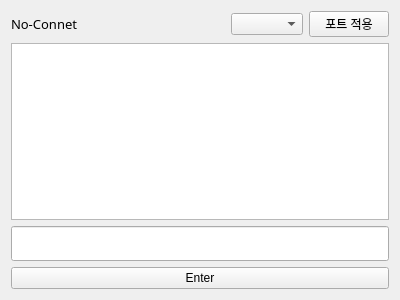
<?xml version="1.0" encoding="UTF-8"?>
<ui version="4.0">
 <class>MainWindow</class>
 <widget class="QMainWindow" name="MainWindow">
  <property name="geometry">
   <rect>
    <x>0</x>
    <y>0</y>
    <width>400</width>
    <height>300</height>
   </rect>
  </property>
  <property name="minimumSize">
   <size>
    <width>400</width>
    <height>300</height>
   </size>
  </property>
  <property name="maximumSize">
   <size>
    <width>400</width>
    <height>300</height>
   </size>
  </property>
  <property name="windowTitle">
   <string>MainWindow</string>
  </property>
  <widget class="QWidget" name="centralWidget">
   <layout class="QGridLayout" name="gridLayout">
    <item row="6" column="0">
     <widget class="QPushButton" name="pushButton">
      <property name="text">
       <string>Enter</string>
      </property>
     </widget>
    </item>
    <item row="4" column="0">
     <widget class="QTextBrowser" name="textBrowser"/>
    </item>
    <item row="2" column="0">
     <layout class="QHBoxLayout" name="SerialLayout">
      <item>
       <widget class="QLabel" name="Flag_label">
        <property name="font">
         <font>
          <family>KoPub돋움체 Light</family>
          <pointsize>10</pointsize>
         </font>
        </property>
        <property name="text">
         <string>No-Connet</string>
        </property>
       </widget>
      </item>
      <item>
       <spacer name="horizontalSpacer">
        <property name="orientation">
         <enum>Qt::Horizontal</enum>
        </property>
        <property name="sizeHint" stdset="0">
         <size>
          <width>70</width>
          <height>20</height>
         </size>
        </property>
       </spacer>
      </item>
      <item>
       <widget class="QComboBox" name="comboBox">
        <property name="maximumSize">
         <size>
          <width>80</width>
          <height>16777215</height>
         </size>
        </property>
       </widget>
      </item>
      <item>
       <widget class="QPushButton" name="serial_Button">
        <property name="maximumSize">
         <size>
          <width>80</width>
          <height>16777215</height>
         </size>
        </property>
        <property name="text">
         <string>포트 적용</string>
        </property>
       </widget>
      </item>
     </layout>
    </item>
    <item row="5" column="0">
     <widget class="QLineEdit" name="lineEdit">
      <property name="minimumSize">
       <size>
        <width>0</width>
        <height>35</height>
       </size>
      </property>
      <property name="font">
       <font>
        <family>KoPub돋움체 Medium</family>
        <pointsize>12</pointsize>
       </font>
      </property>
      <property name="text">
       <string/>
      </property>
     </widget>
    </item>
   </layout>
  </widget>
  <widget class="QMenuBar" name="menuBar">
   <property name="geometry">
    <rect>
     <x>0</x>
     <y>0</y>
     <width>400</width>
     <height>21</height>
    </rect>
   </property>
  </widget>
 </widget>
 <layoutdefault spacing="6" margin="11"/>
 <resources/>
 <connections/>
</ui>
